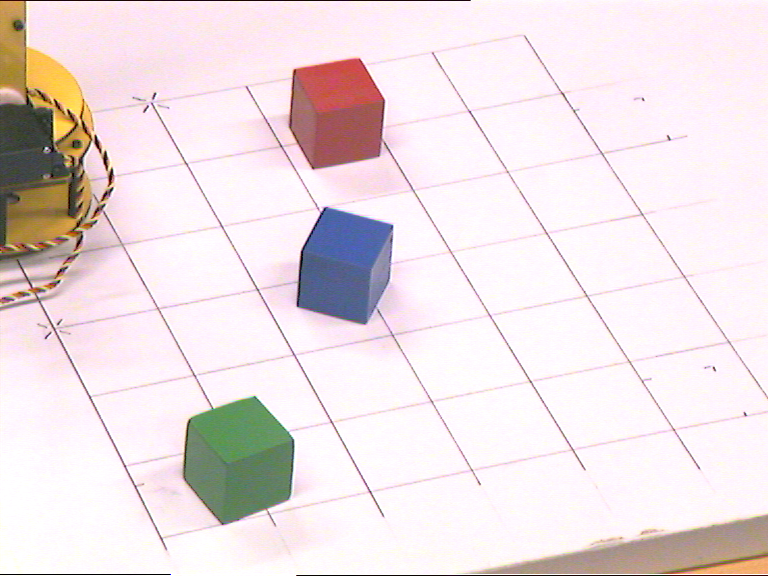
%> input picture cubes_segmentation/blocks-col.png, 768 x 576 px
$ octave --eval "result = hsv_segmentation(imread('blocks-col.png'));"   (GNU Octave 9; MATLAB toolbox functions it lacks are replaced by stand-ins)
%> lines starting %> are read from the running program, lines starting %| are printed output that depends on the picture; in (x1, y1, x2, y2) boxes, pixels count from 0 and x2, y2 are one past the last pixel; in counts of white or black regions, pixels touching at a corner belong together; the program's own positions count from 1
function [red_cube, blue_cube, green_cube] = hsv_segmentation(im)

hsv_image = rgb2hsv(im);
%> hsv_image: size 576x768x3 double; mean H, S, V 0.645, 0.1, 0.939
hue = hsv_image(:,:,1);
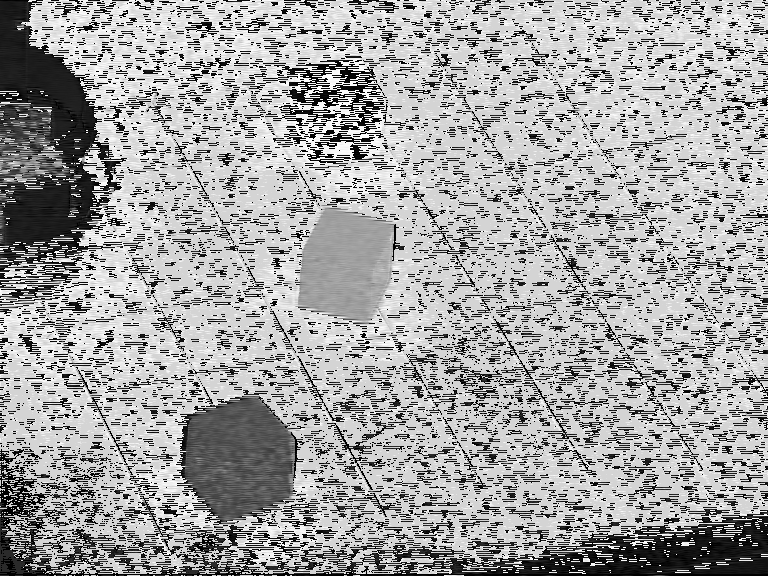
%> hue: size 576x768 double; min 0, max 0.999, mean 0.645
saturation = hsv_image(:,:,2);

BW = im2bw(hue,graythresh(hue));
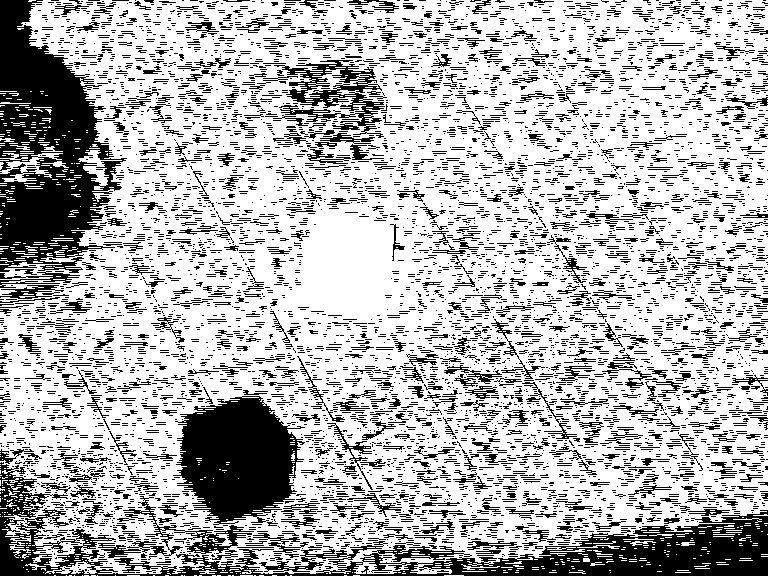
%> BW: size 576x768 logical; 71.7% white; 7471 black regions (6758 under 20 px), largest, box (x1, y1, x2, y2) and area: (0, 0, 127, 273) 18917, (0, 462, 768, 576) 18905, (173, 396, 305, 525) 11438
tmp = saturation - BW;
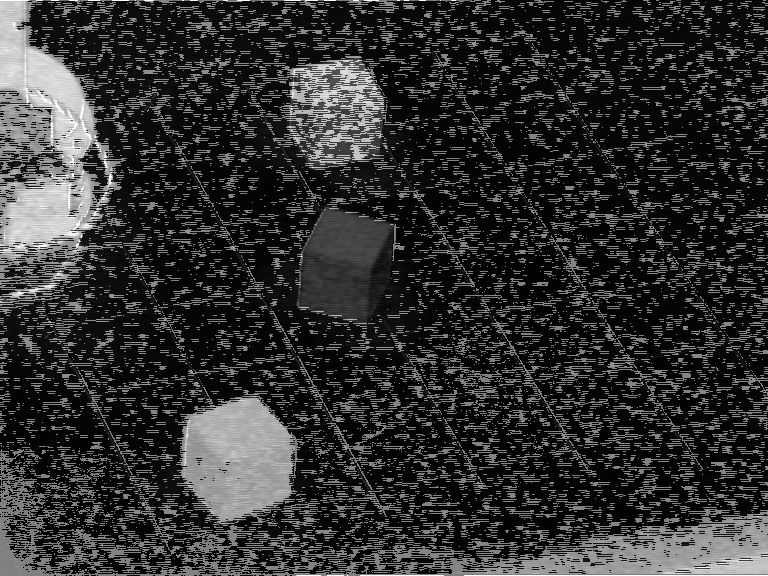
%> tmp: size 576x768 double; min -0.996, max 1, mean -0.617; drawn with min black and max white
tmp1 = saturation - (1 - BW);
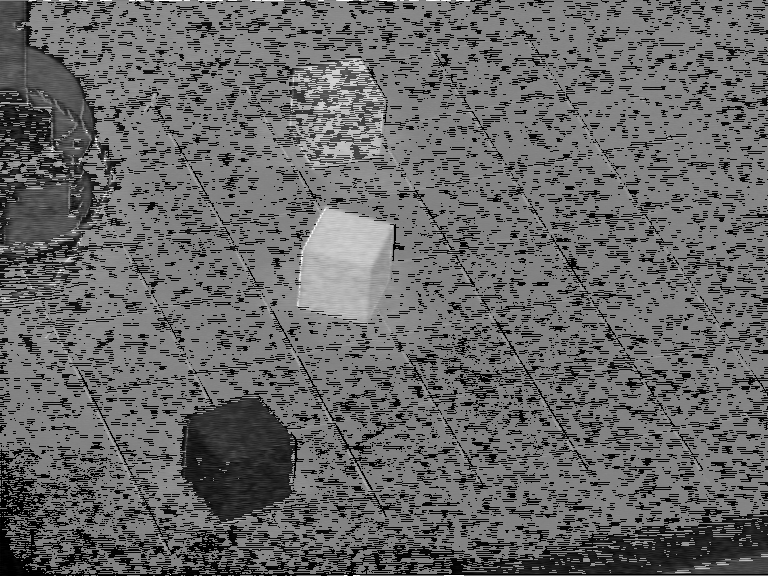
%> tmp1: size 576x768 double; min -1, max 1, mean -0.183; drawn with min black and max white


blue_cube = imgaussfilt(tmp1,4);
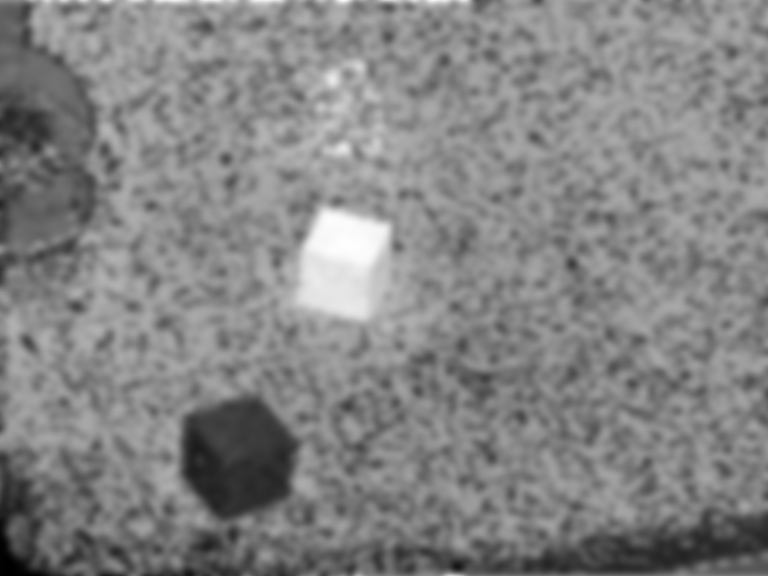
%> blue_cube: size 576x768 double; min -0.989, max 0.569, mean -0.181; drawn with min black and max white
blue_cube = medfilt2(blue_cube, [15 15]);
blue_cube = im2bw(blue_cube,graythresh(blue_cube));
%> blue_cube: size 576x768 logical; 1.8% white; 3 white regions, box (x1, y1, x2, y2) and area: (296, 209, 390, 320) 7778, (326, 73, 339, 85) 109, (337, 145, 346, 155) 72

green_cube = imgaussfilt(tmp,4);
green_cube = medfilt2(green_cube, [30 30]);
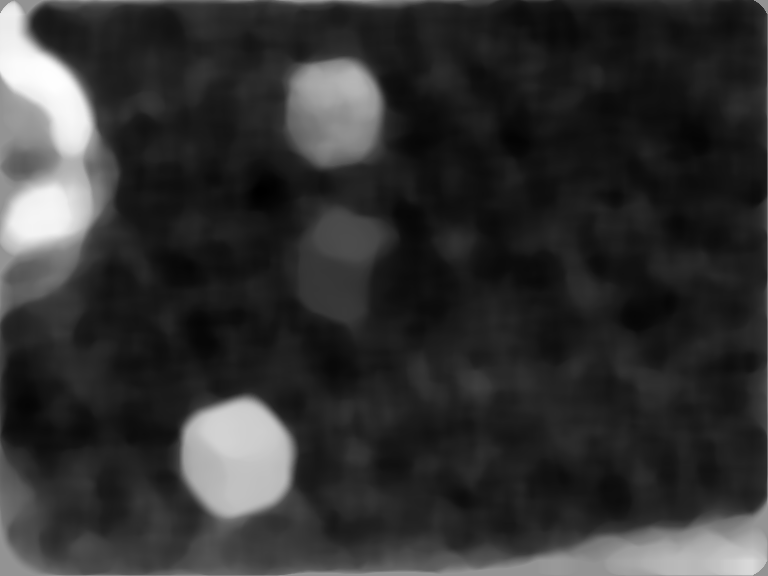
%> green_cube: size 576x768 double; min -0.937, max 0.682, mean -0.619; drawn with min black and max white
green_cube = im2bw(green_cube,graythresh(green_cube));
%> green_cube: size 576x768 logical; 5% white; 5 white regions, box (x1, y1, x2, y2) and area: (190, 402, 287, 513) 7731, (0, 1, 92, 160) 6603, (2, 171, 90, 251) 4978, (658, 544, 767, 575) 2577, (345, 77, 359, 91) 138

red_cube = saturation - blue_cube - green_cube;
red_cube = medfilt2(red_cube, [17 17]);
red_cube = im2bw(red_cube,graythresh(red_cube));
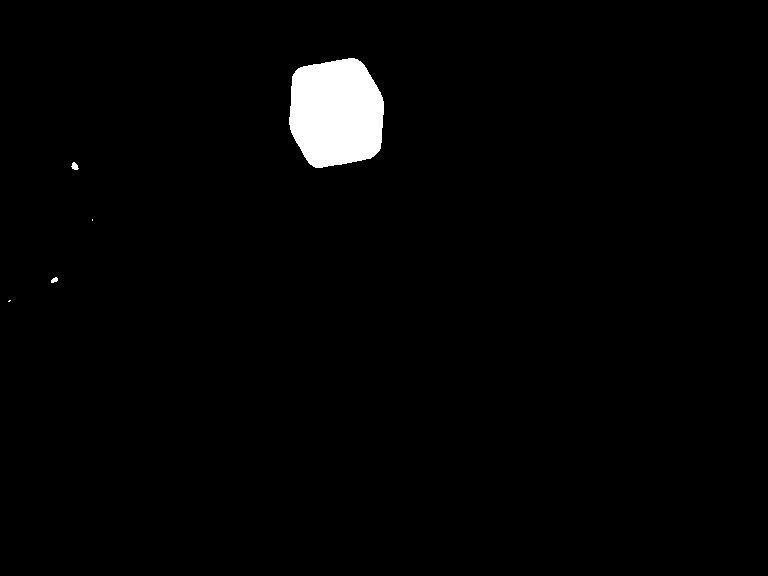
%> red_cube: size 576x768 logical; 2% white; 5 white regions (2 under 20 px), largest, box (x1, y1, x2, y2) and area: (289, 58, 384, 168) 8556, (71, 162, 79, 170) 41, (51, 277, 58, 283) 29

end
